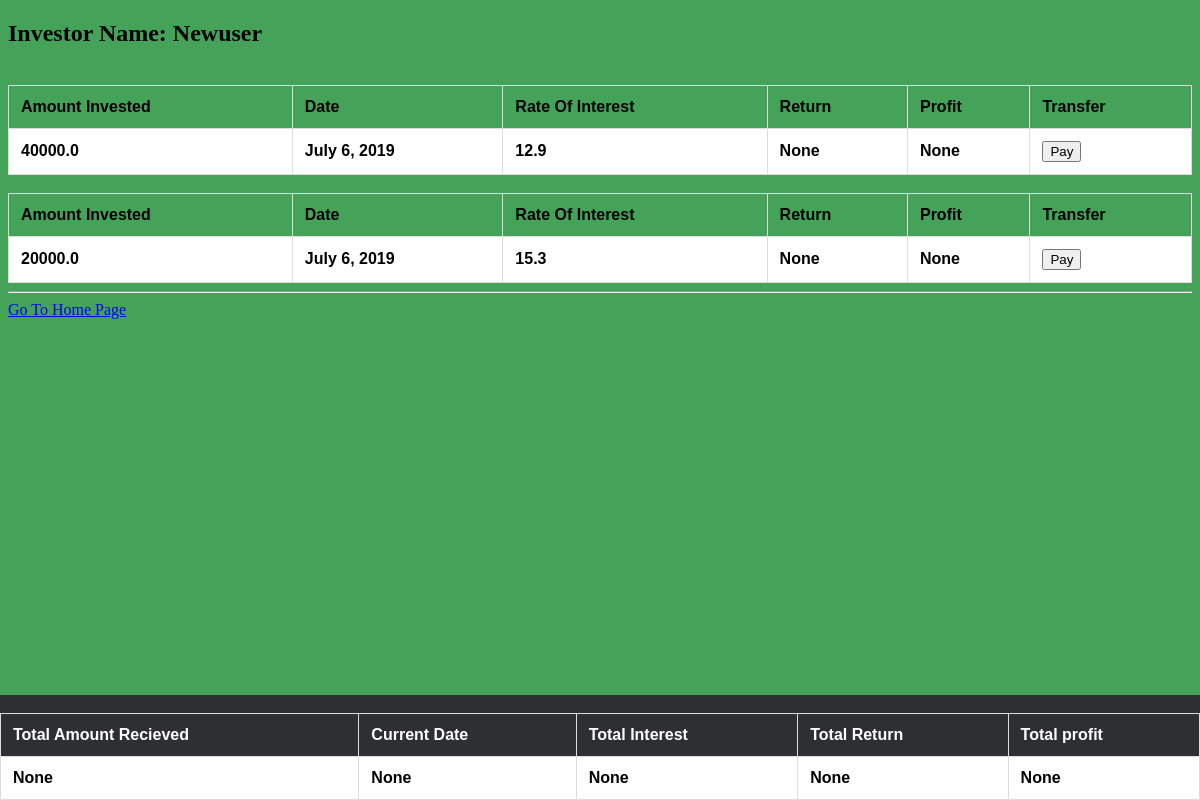
The page /records/2/ on the database its author committed.
### investors/models.py (models this page shows)
class Investor(models.Model):
    name = models.CharField(max_length=99)
    user = models.ForeignKey(User, on_delete=models.CASCADE)
    def __str__(self):
        return self.name

class Investment(models.Model):
    amount = models.FloatField(blank=False)
    rate = models.FloatField(blank=False)
    timestamp = models.DateField(default=datetime.now)
    investor = models.ForeignKey(Investor, on_delete=models.CASCADE)
    def __str__(self):
        return str(self.investor)

### company/views.py (the view)
# urls.py: path('records/<int:id>/', views.RecordView, name='records'),
def RecordView(request,id):
    print ("id :",id)
    all_investor = Investor.objects.all()
    total_investment=Investment.objects.filter(investor=id)
    print("all_investor :",all_investor)
    print("total_investment :",total_investment)
    investor_id = Investor.objects.get(id=id)
    print("investor_id :",investor_id)
    investor_name = investor_id.name
    print("investor_name :",investor_name)
    try:
        investor_id = request.GET.get('investor_id')
        investor_id = int(investor_id)
        investment = Investment.objects.filter(pk=investor_id)
    except:
        pass
    context = {
        'all_investor':all_investor,
        'total_investment':total_investment,
        'investor_name':investor_name
    }
    return render(request, 'company/record.html', context)

### company/templates/company/record.html (shortened to what this page needs)
{% extends  'investors/inventorybase.html' %}
{% block content %}
            <h2>Investor Name: {{ investor_name }}</h2>
            {% for investment in total_investment %}
            <table>
              <tr>
                <th>Amount Invested</th>
                <th>Date</th>
                <th>Rate Of Interest</th>
                <th>Return</th>
                <th>Profit</th>
                <th>Transfer</th>
              </tr>
             <tr>
               <th>{{ investment.amount }}</th>
               <th>{{ investment.timestamp }}</th>
               <th>{{ investment.rate }}</th>
               <th>None</th>
               <th>None</th>
              <th><button href='#'>Pay</button></th>
             </tr>
             <br>
            </table>
              {% endfor %}
{% endblock content %}

### company/static/css/style.css (style rules this page uses)
body { background-color: #45a359; }

### investors/templates/investors/inventorybase.html (style rules this page uses)
table { font-family: arial, sans-serif; border-collapse: collapse; width: 100%; }
td, th { border: 1px solid #dddddd; text-align: left; padding: 12px; }
tr:nth-child(even) { background-color: white; color: black; }

### rows shown on the page
Investor: name "Newuser"
Investment: amount "40000.0", timestamp "July 6, 2019", rate "12.9"
Investment: amount "20000.0", timestamp "July 6, 2019", rate "15.3"
